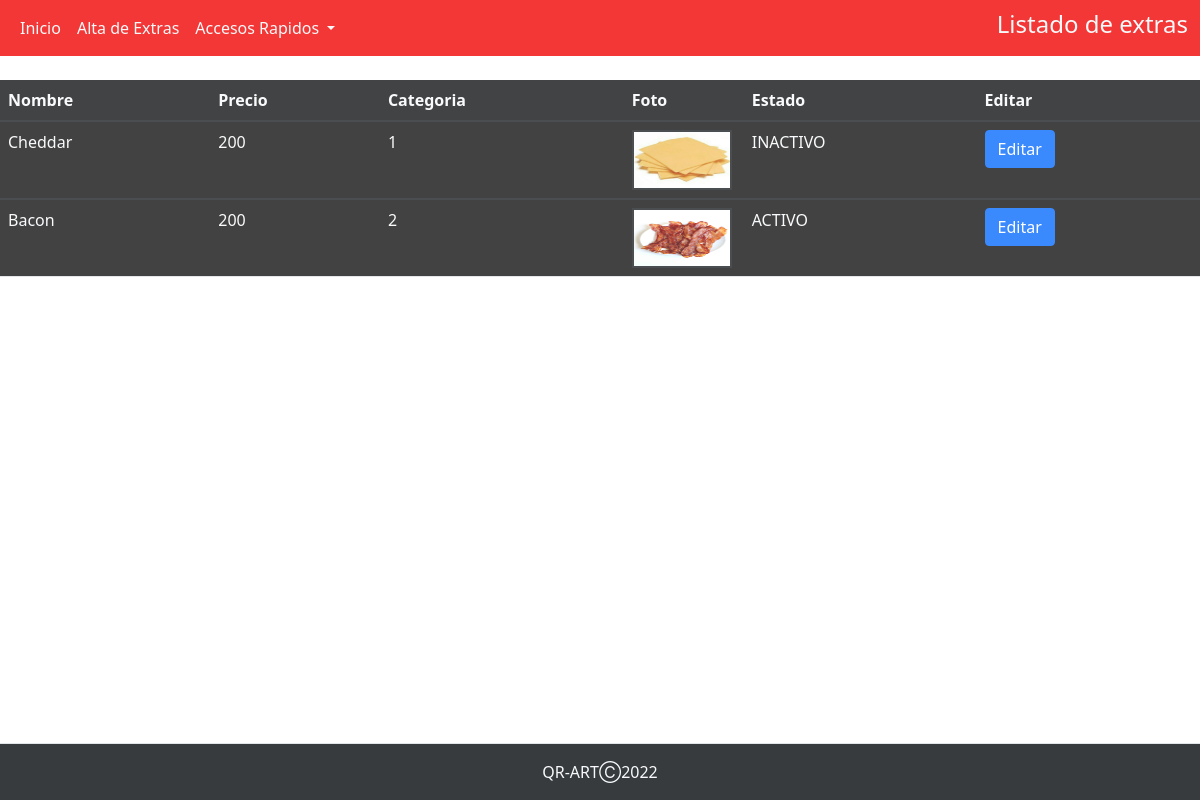
/perfiles/perfil_admin/abm_extras/modificacion_extra.php, run on an earlier commit of the app's database.
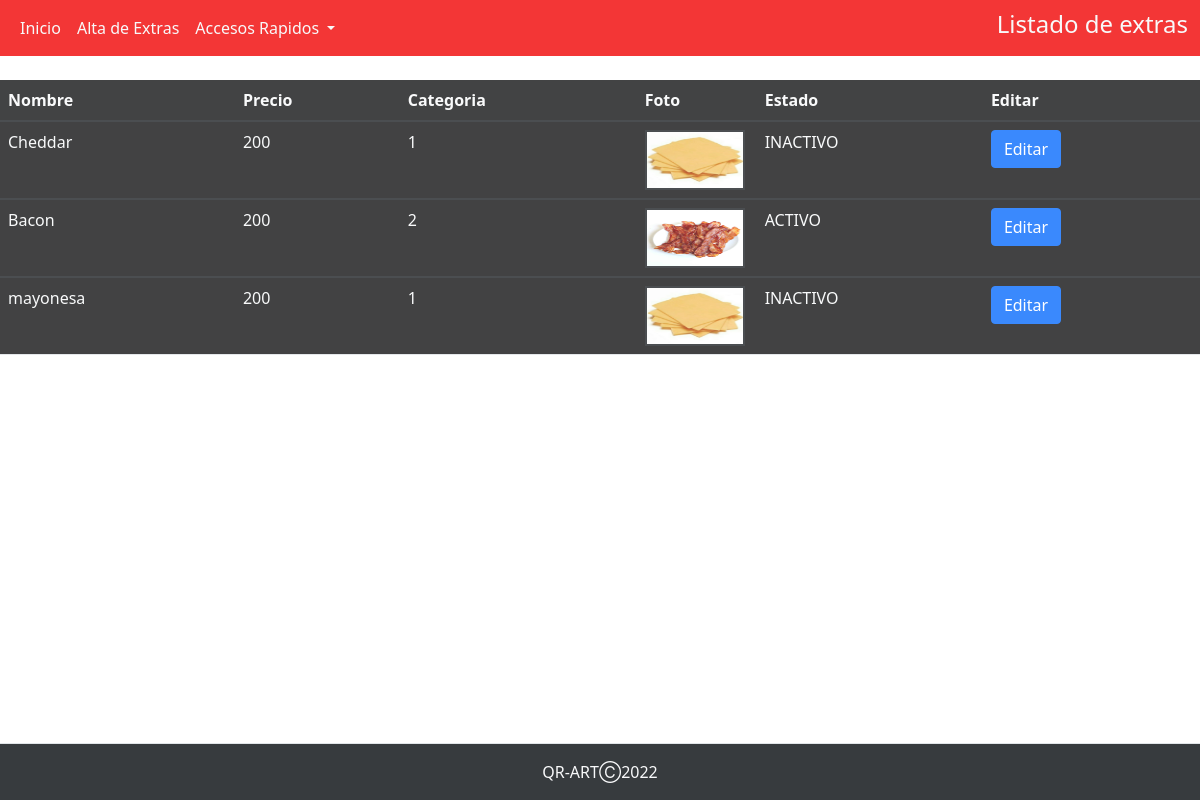
And on a later commit of the database.
### tables this page shows
CREATE TABLE `extra` (
  `cod_extra` int(6) NOT NULL,
  `categ_extra` text NOT NULL,
  `nombre_extra` text NOT NULL,
  `precio_extra` decimal(11,0) NOT NULL,
  `foto_extra` text NOT NULL,
  `estado_extra` tinyint(1) NOT NULL
);

### perfiles/perfil_admin/abm_extras/modificacion_extra.php (the view, shortened to what this page needs)
<?php
$conexion=mysqli_connect("localhost","root","","qr_art");
?>
<!DOCTYPE html>
<html lang="en">
<head>
    <link rel="stylesheet" href="https://cdnjs.cloudflare.com/ajax/libs/twitter-bootstrap/5.1.3/css/bootstrap.min.css">
    <link rel="stylesheet" href="https://cdn.datatables.net/1.12.1/css/dataTables.bootstrap5.min.css">
    <link rel="stylesheet " href="../../../assets/nav.css">
    <link rel="stylesheet " href="../../../assets/backp.css">
    <link rel="stylesheet " href="../../../assets/table.css">
</head>
<body>
<nav class="navbar navbar-expand-lg">
  <div class="container-fluid">
    <div class="collapse navbar-collapse" id="navbarSupportedContent">
      <ul class="navbar-nav me-auto mb-2 mb-lg-0">
        <li class="nav-item">
          <a class="nav-link active text-light" aria-current="page" href="../perfil_admin.php">Inicio</a>
        </li>
        <li class="nav-item">
          <a class="nav-link text-light" href="./alta_extra.php">Alta de Extras</a>
        </li>
        <li class="nav-item dropdown">
          <a class="nav-link dropdown-toggle text-light" href="#" id="navbarDropdown" role="button" data-bs-toggle="dropdown" aria-expanded="false">
            Accesos Rapidos
          </a>
        </li>
      </ul>
      <h4 class="text-sm-center text-light">Listado de extras</h4>
    </div>
  </div>
</nav>
  <br>
  <table id="extra" name="extra" class="table table-striped" style="width:100%">
        <thead>
            <tr class="text-light">
                <th class="text-light">Nombre</th>
                <th class="text-light">Precio</th>
                <th class="text-light">Categoria</th>
                <th class="text-light">Foto</th>
                <th class="text-light">Estado</th>
                <th class="text-light">Editar</th>
            </tr>
        </thead>
        <?php
        $sql="SELECT * from extra";
        $result=mysqli_query($conexion, $sql);
        while($mostrar=mysqli_fetch_array($result)){
        ?>
        <tbody>
            <tr>
                <td class="text-light"><?php echo $mostrar['nombre_extra'] ?></td>
                <td class="text-light"><?php echo $mostrar['precio_extra'] ?></td>
                <td class="text-light"><?php echo $mostrar['categ_extra'] ?></td>
                <td style="width: 10%;"><img id="image" name="image" style="border: 2px solid ; width: 100px; height: 60px;" alt="" src="<?php echo "../../../imagenes/extras/".$mostrar['foto_extra'] ?>"></td>
                <td class="text-light"><?php if($mostrar['estado_extra'] == 0){echo "INACTIVO";}else{echo "ACTIVO";} ?></td>
                <td>
                <a class= "btn btn-primary" href="actualizar_extras.php?id=<?php echo $mostrar['cod_extra']?>" class="table__item__link" >Editar</a>
                </td>
            </tr>
        </tbody>
        <?php
        }
        ?>
    </table>
<footer class="py-3 mt-5 border-top bg-dark fixed-bottom">
            <p class="col-md-12 mb-0 text-light text-center">QR-ARTⒸ2022</p>
    </footer>
</body>
</html>

What changed in the data, as far as the page shows it:
added extra: nombre_extra "mayonesa", precio_extra "200", categ_extra "1", foto_extra (picture), estado_extra "INACTIVO"
